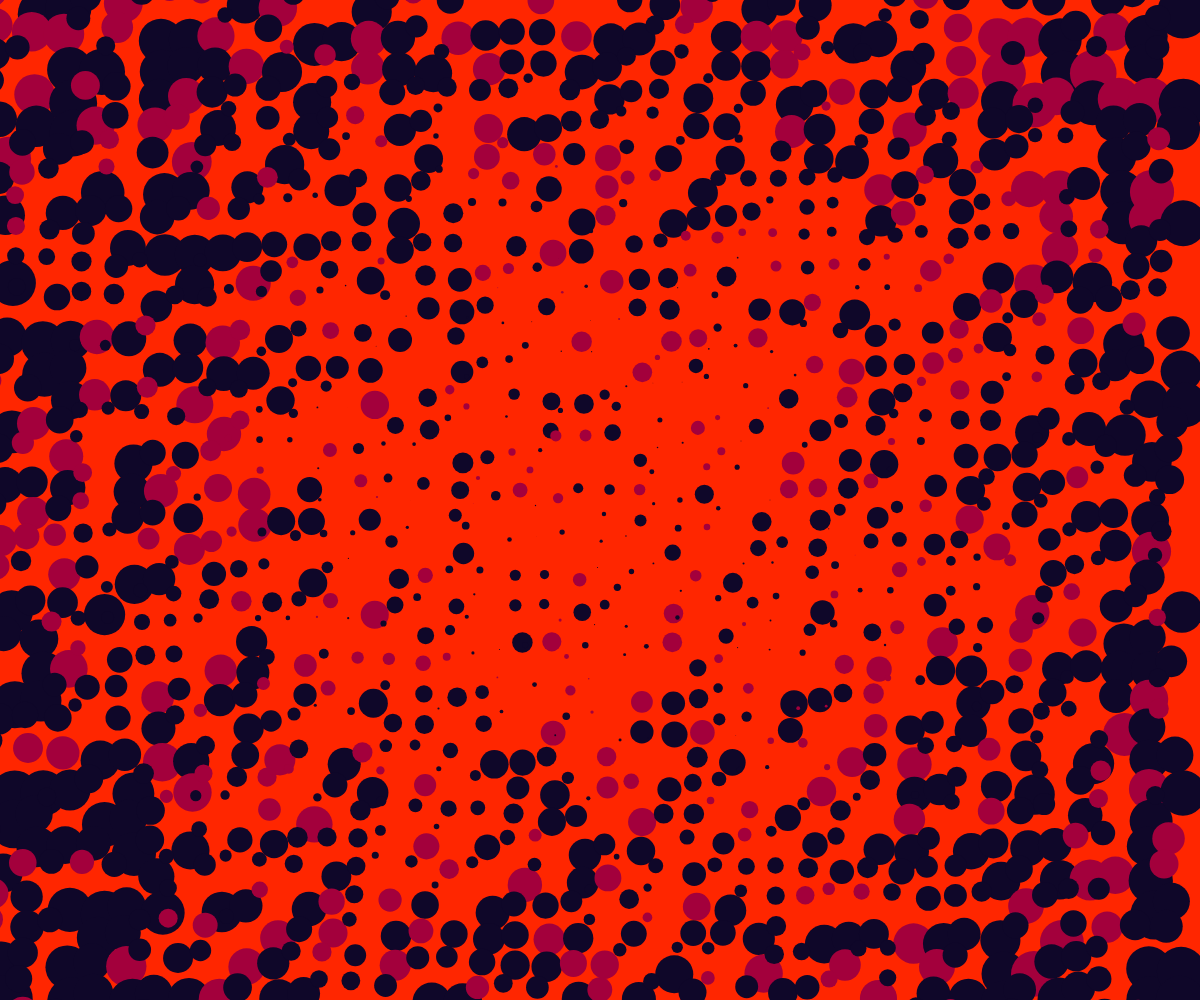
Frame 1 (no input)
Frame 60 (no input): identical to frame 1, image omitted
Frame 120 (the mouse pressed at the canvas centre since frame 60): identical to frame 1, image omitted

The p5.js sketch that drew this single still picture (run headless with seeded random() and noise() and a simulated clock; from frame 60 on, the mouse is pressed at the canvas centre):

// p5.js sketch
// ── sketch.js
let r = 15;
function setup() {
  createCanvas(windowWidth, windowHeight);
  background(255, 38, 0);
  noStroke();

  for (let n = 0; n < windowWidth; n += 30) {
    for (let d = 0; d < windowWidth; d += 30) {
      let c = random(["#0f0729", "#0f0729", "#a3003c", "#0f0729"]);
      fill(c);
      let ab = dist(n, d, windowWidth / 2, windowHeight / 2);
      let l = map(ab, 0, dist(0, 0, windowWidth / 2, windowHeight / 2), 0, 40);
      let ran1 = random(-r, r);
      ellipse(n + ran1, d + ran1, l + ran1);
    }
  }
}

function draw() {}
